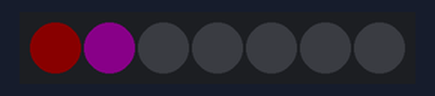
A sketch run on a simulated Arduino Uno, built with avr-gcc and run on an emulated ATmega328P. On the bench: 7 RGB LEDs in strip order, left to right. Dim RGB values are drawn brighter than linear; colours are those a GRB WS2812 strip shows for the declared byte order; what the sketch prints to the serial monitor is not drawn.

Above: at 0.05 s.
At 0.6 s:
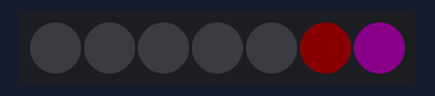
Timing chart, 0 to 2.1 s (numbered marks = the images above):
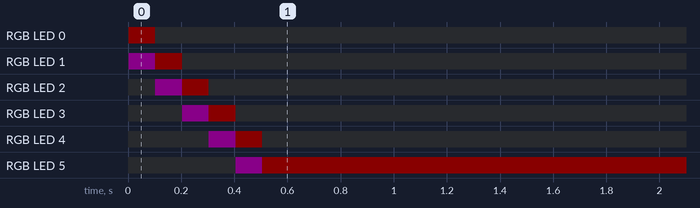

The sketch:

Leds.ino
```cpp
//Libraries
#include <FastLED.h>//https://github.com/FastLED/FastLED
//Constants
#define NUM_STRIPS 1
#define NUM_LEDS 7
#define BRIGHTNESS 10
#define LED_TYPE WS2812B
#define COLOR_ORDER BRG//RGB
#define FASTLED_ALLOW_INTERRUPTS 0
#define FASTLED_INTERRUPT_RETRY_COUNT 1
#define FRAMES_PER_SECOND 60
#define COOLING 55
#define SPARKING 120
//Parameters
const int stripPin   = 2;
//Variables
bool gReverseDirection  = false;
//Objects
CRGB leds[NUM_LEDS];
void setup() {
  //Init Serial USB
  Serial.begin(9600);
  Serial.println(F("Initialize System"));
  //Init led strips
  FastLED.addLeds<LED_TYPE, stripPin, COLOR_ORDER>(leds, NUM_LEDS);
  FastLED.setBrightness(  BRIGHTNESS );
}
void loop() {
  ledScenario();
}
void ledScenario(void ) { /* function ledScenario */
  ////LEDS Strip scenario
  for (int i = 0; i < NUM_LEDS; i++) {
      //leds[i] = CRGB::Goldenrod;
      leds[i-1].setRGB(0, 0, 0);
      leds[i].setRGB(255, 0, 0);
      leds[i+1].setRGB(255, 255, 0);
      //leds[i + 3].setRGB(255, 0, 255);
      FastLED.show();
      delay(100);
//    leds[i] = CRGB::Black;
  }
      FastLED.show();
      delay(1000);
}
```

oni.cpp
```cpp
const int max_payload_size = 32;
const int payload_size_increment = 1;

char a[32];
char b[32];

double pi = 3.141592653589793;

double r_terre = 6378137;

double degToRad(double deg){
  return deg * pi / 180.0;
}

double degToKm(double deg){
  return deg * 2 * pi * r_terre / 360.0;
}

char buf[32];

double distanceKm(double lat1, double long1, double lat2, double long2){
  Serial.println("==DISTANCE ==");
  Serial.println(lat1);
  Serial.println(long1);
  Serial.println(lat2);
  Serial.println(long2);
  double p1 = sin(lat1) * sin(lat2);
  double p2 = cos(lat1) * cos(lat2) * cos(long1 - long2);
  double ac = acos(p1 + p2);
  double res = ac * r_terre;

  Serial.println("p1 = ");
  Serial.println(p1);

  Serial.println("p2 = ");
  Serial.println(p2);

  // sprintf(buf, "%ld",ac);
  Serial.println("ac = ");
  Serial.println(ac);

  Serial.println("res = ");
  Serial.println(res);


  //  acos( sin(lat1) * sin(lat2) + cos(lat1) * cos(lat2) * cos(long1 - long2)) * r_terre;
  return res;
}

double distanceDeg(double lat1, double long1, double lat2, double long2){
  double lat = lat1 - lat2;
  double lng = long1 - long2;
  return sqrt(lat * lat + lng * lng);
}

void setup(){
  Serial.begin(115200);

  double lat1 = 48.689377;
  double long1 = 2.116137;
  // double lat2 = 49.691154; // 111335.81
  // double lat2 = 48.791154; // 11228.86
  // double lat2 = 48.741154; // 5394.17
  // double lat2 = 48.716154; // 3114.32 not good !
  double lat2 = 48.689350; // 3114.32 not good !
  double long2 = 2.116144;
  double distKm = distanceKm(degToRad(lat1), degToRad(long1), degToRad(lat2), degToRad(long2));
  double distDeg = distanceDeg(lat1, long1, lat2, long2);

  Serial.println("=================================");
  Serial.println("distance KM = ");
  Serial.println(distKm);

  Serial.println("distance DEG = ");
  Serial.println(distDeg);

  Serial.println("distance KM2 = ");
  Serial.println(degToKm(distDeg));

/*
  char *a = "48.691154 , 2.120305";
  long int lat1, lat2, long1, long2;
  sscanf(a, "%ld.%ld , %ld.%ld", &lat1, &lat2, &long1, &long2);
  double latitude1 = lat1 + ( lat2 / 1000000.0);
  double longitude1 = long1 + ( long2 / 1000000.0);

  Serial.println("latitude1 =");
  Serial.println(latitude1);

  Serial.println("longitude1 =");
  Serial.println(longitude1);


  char *b = "48.689125 , 2.116377";
  //char *b = "48.689377 , 2.116137";
  long int lat3, lat4, long3, long4;
  sscanf(b, "%ld.%ld , %ld.%ld", &lat3, &lat4, &long3, &long4);
  double latitude2 = lat3 + ( lat4 / 1000000.0);
  double longitude2 = long3 + ( long4 / 1000000.0);

  Serial.println("latitude2 =");
  Serial.println(latitude2);

  Serial.println("longitude2 =");
  Serial.println(longitude2);

  double dist = distance(degToRad(latitude1), degToRad(longitude1), degToRad(latitude2), degToRad(longitude2));

  Serial.println("distance = ");
  Serial.println(dist);

  double a1 = 48.691154;
  double a2 = 2.120305;
  double b1 = 48.689125;
  double b2 = 2.116377;
  double dist2 = distance(degToRad(a1), degToRad(a2), degToRad(b1), degToRad(b2));

  Serial.println("distance2 = ");
  Serial.println(dist2);
  */
}

void loop() {
}
```

Measured:
- by itself, RGB LED 0: off → RGB(10, 0, 0) at 0.00 s, → off 0.10 s later
- by itself, RGB LED 1: off → RGB(10, 0, 10) at 0.00 s, → RGB(10, 0, 0) 0.10 s later, → off 0.10 s later
- by itself, RGB LED 2: off → RGB(10, 0, 10) at 0.10 s, → RGB(10, 0, 0) 0.10 s later, → off 0.10 s later
- by itself, RGB LED 3: off → RGB(10, 0, 10) at 0.20 s, → RGB(10, 0, 0) 0.10 s later, → off 0.10 s later
- by itself, RGB LED 4: off → RGB(10, 0, 10) at 0.30 s, → RGB(10, 0, 0) 0.10 s later, → off 0.10 s later
- by itself, RGB LED 5: off → RGB(10, 0, 10) at 0.40 s, → RGB(10, 0, 0) 0.10 s later
